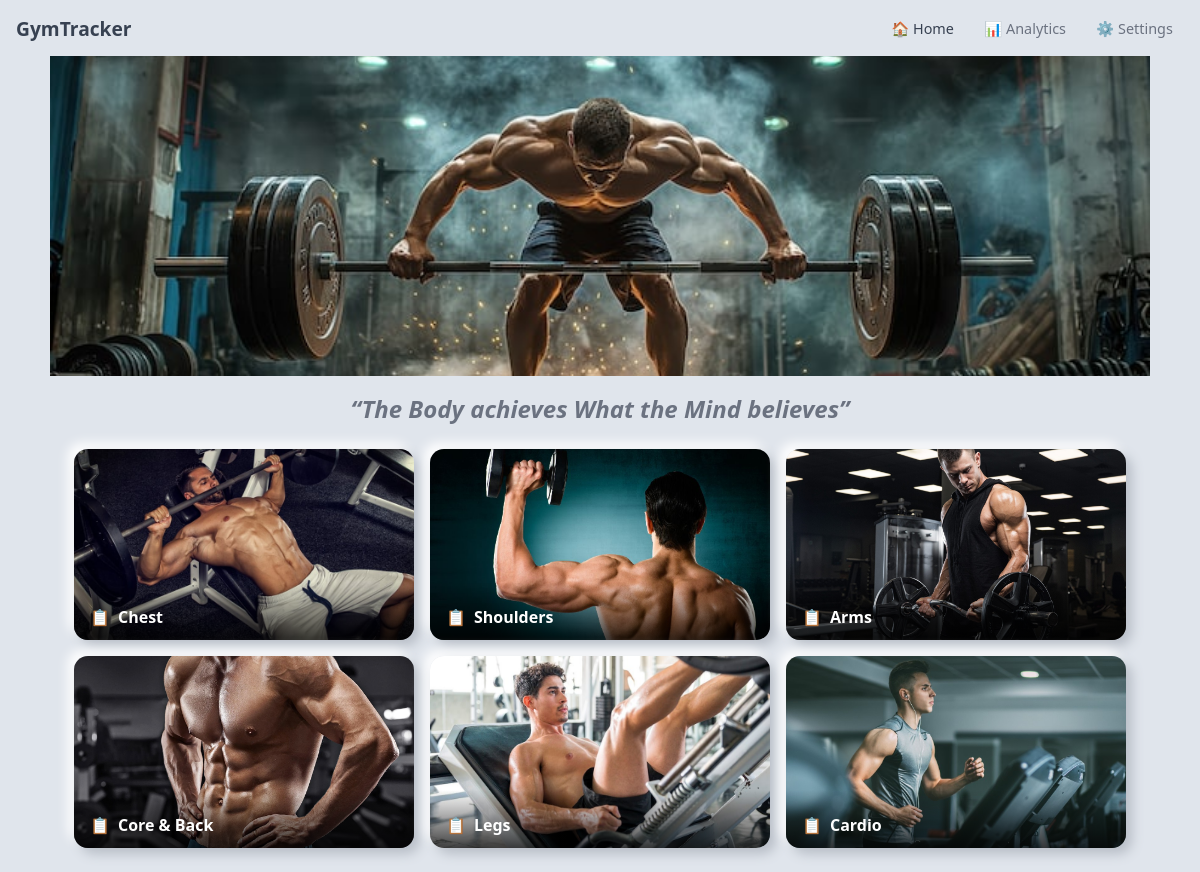
The page / on the database its author committed.
### tracker/models.py (models this page shows, shortened)
class UserPreference(models.Model):
    theme = models.CharField(max_length=20, choices=THEME_CHOICES, default="cyber")
    banner = models.ImageField(upload_to="banner/", blank=True, null=True)
    quote = models.CharField(max_length=255, blank=True, default="")
    class Meta:
        verbose_name = "User Preference"
    @classmethod
    def get(cls):
        obj, _ = cls.objects.get_or_create(pk=1)
        return obj

class Category(models.Model):
    name = models.CharField(max_length=100)
    kind = models.CharField(max_length=10, choices=CATEGORY_KIND_CHOICES, default="strength")
    image = models.ImageField(upload_to="categories/", blank=True, null=True)
    color = models.CharField(max_length=20, default="#1a1a2e")
    order = models.PositiveIntegerField(default=0)
    is_active = models.BooleanField(default=True)
    created_at = models.DateTimeField(auto_now_add=True)
    class Meta:
        ordering = ["order", "name"]

### tracker/views.py (the view)
# urls.py: path("", views.home, name="home"),
def home(request):
    categories = Category.objects.filter(is_active=True)
    pref = UserPreference.get()
    return render(request, "home.html", {
        "categories": categories,
        "pref": pref,
        "theme": pref.theme,
    })

### templates/home.html (shortened to what this page needs)
{% extends "base.html" %}
{% block nav_home %}active{% endblock %}
{% block content %}
{% if pref.banner %}
<div class="home-hero">
  <img src="{{ pref.banner.url }}" alt="Gym Tracker banner">
</div>
{% endif %}
{% if pref.quote %}
<div class="home-quote">&ldquo;{{ pref.quote }}&rdquo;</div>
{% endif %}
<div class="grid">
  {% for cat in categories %}
  <a href="{% url 'category_detail' cat.id %}" class="category-card">
    {% if cat.image %}
      <img src="{{ cat.image.url }}" alt="{{ cat.name }}">
    {% endif %}
    <div class="card-label">
      <span>📋</span> {{ cat.name }}
    </div>
  </a>
  {% empty %}
  <p style="color:var(--text-muted);grid-column:1/-1;text-align:center;padding:3rem;">
    No categories yet. Go to <a href="{% url 'settings' %}" style="color:var(--accent);">Settings</a> to add some.
  </p>
  {% endfor %}
</div>
{% endblock %}

### templates/base.html (shortened to what this page needs)
{% load static %}
<!DOCTYPE html>
<html lang="en" data-theme="cyber" id="html-root">
<head>
  <link rel="stylesheet" href="{% static 'css/main.css' %}">
</head>
<body>
  <nav class="nav">
    <a href="/" class="nav-logo">GymTracker</a>
    <div class="nav-links">
      <a href="/" class="{% block nav_home %}{% endblock %}">🏠 <span>Home</span></a>
      <a href="/dashboard/" class="{% block nav_dash %}{% endblock %}">📊 <span>Analytics</span></a>
      <a href="/settings/" class="{% block nav_settings %}{% endblock %}">⚙️ <span>Settings</span></a>
    </div>
  </nav>
  {% block content %}{% endblock %}
</body>
</html>

### static/css/main.css (style rules this page uses)
[data-theme="neo"] { --app-bg: #e0e5ec; --surface-bg: #e0e5ec; --surface-border: none; --surface-backdrop: none; --sidebar-bg: #e0e5ec; --text-primary: #374151; --text-secondary: #6b7280; --text-muted: #9ca3af; --text-on-accent: #374151; --nav-color: #6b7280; --nav-active-bg: transparent; --nav-active-color: #374151; --nav-hover-bg: rgba(0,0,0,0.04); --accent: #7c8db5; --accent-text: #ffffff; --card-bg: #e0e5ec; --card-border: none; --card-shadow: 6px 6px 12px #b8bec7, -6px -6px 12px #ffffff; --card-radius: 14px; --btn-bg: #e0e5ec; --btn-color: #4b5563; --btn-shadow: 3px 3px 6px #b8bec7, -3px -3px 6px #ffffff; --btn-radius: 10px; --font-ui: system-ui, sans-serif; }
* { box-sizing: border-box; margin: 0; padding: 0; }
body { background: var(--app-bg); color: var(--text-primary); font-family: var(--font-ui, system-ui, sans-serif); min-height: 100vh; }
.nav { background: var(--sidebar-bg); border-bottom: var(--surface-border, 1px solid rgba(128,128,128,0.2)); padding: 0 1rem; display: flex; align-items: center; justify-content: space-between; height: 56px; position: sticky; top: 0; z-index: 100; backdrop-filter: var(--surface-backdrop, none); -webkit-backdrop-filter: var(--surface-backdrop, none); }
.nav-logo { font-weight: 700; font-size: 1.2rem; color: var(--text-primary); text-decoration: none; }
.nav-links { display: flex; gap: 0.5rem; }
.nav-links a { color: var(--nav-color); text-decoration: none; padding: 0.4rem 0.7rem; border-radius: 8px; font-size: 0.9rem; transition: background 0.15s; }
.nav-links a.active { background: var(--nav-active-bg); color: var(--nav-active-color); }
.grid { display: grid; grid-template-columns: repeat(auto-fill, minmax(280px, 1fr)); gap: 1rem; padding: 1.5rem; max-width: 1100px; margin: 0 auto; }
.category-card { position: relative; border-radius: var(--card-radius, 14px); overflow: hidden; aspect-ratio: 16/9; cursor: pointer; text-decoration: none; display: block; transition: transform 0.2s, filter 0.2s; box-shadow: var(--card-shadow, none); border: var(--card-border, none); }
.category-card img { width: 100%; height: 100%; object-fit: cover; display: block; }
.category-card .card-label { position: absolute; bottom: 0; left: 0; right: 0; background: linear-gradient(transparent, rgba(0,0,0,0.75)); padding: 1.5rem 1rem 0.75rem; color: #fff; font-weight: 600; font-size: 1rem; display: flex; align-items: center; gap: 0.5rem; }
.home-hero { width: 100%; max-width: 1100px; margin: 0 auto; aspect-ratio: 3 / 1; max-height: 320px; overflow: hidden; }
.home-hero img { width: 100%; height: 100%; object-fit: cover; display: block; }
.home-quote { max-width: 1100px; margin: 1rem auto 0; padding: 0 1rem; text-align: center; font-style: italic; font-size: 1.5rem; font-weight: 700; color: var(--text-secondary); font-family: var(--font-ui, system-ui, sans-serif); }

### rows shown on the page
UserPreference: banner (picture), quote "The Body achieves What the Mind believes"
Category: image (picture), name "Chest"
Category: image (picture), name "Shoulders"
Category: image (picture), name "Arms"
Category: image (picture), name "Core & Back"
Category: image (picture), name "Legs"
Category: image (picture), name "Cardio"
